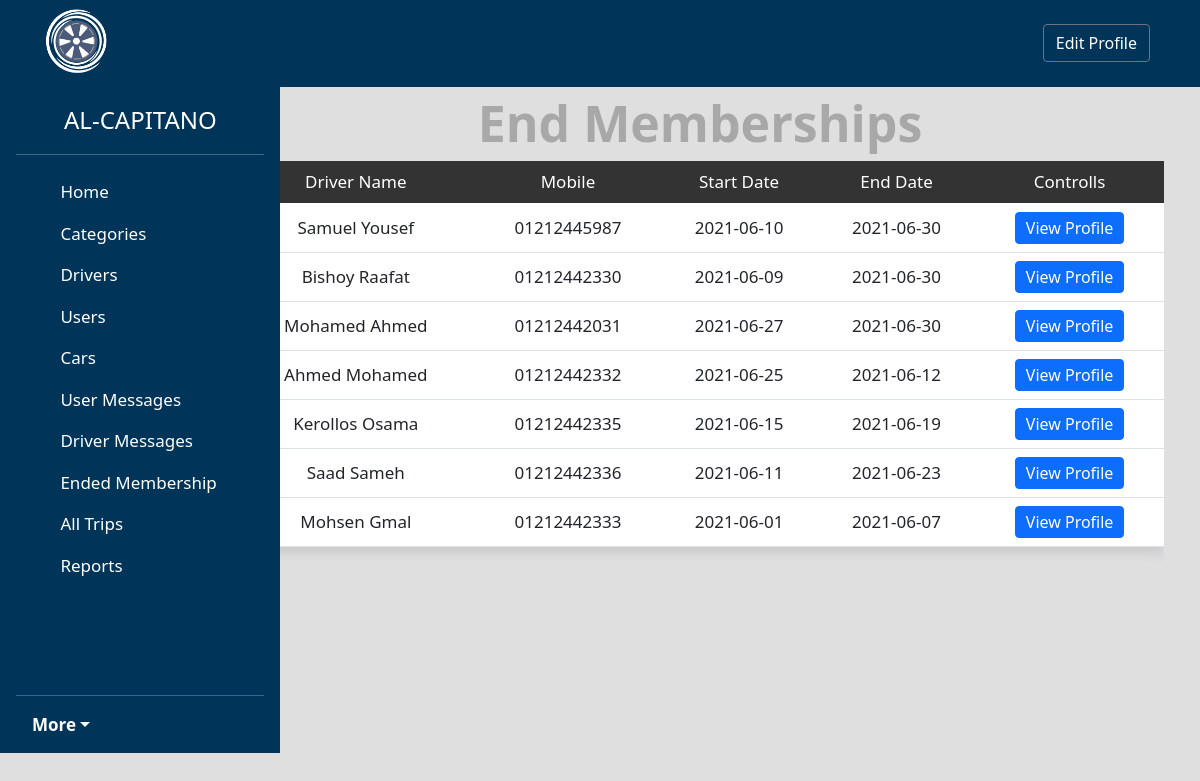
The page /admin/membership.php (signed in) on the database its author committed.
### tables this page shows
CREATE TABLE `memberships` (
  `Membership_ID` int(11) NOT NULL,
  `Start_Date_Of_Membership` varchar(255) NOT NULL,
  `End_Date_Of_Membership` varchar(255) NOT NULL,
  `Cost_Of_Membership` varchar(255) NOT NULL,
  `DriverID` int(11) NOT NULL
);

CREATE TABLE `drivers` (
  `Driver_ID` int(11) NOT NULL,
  `First_Name` varchar(255) NOT NULL,
  `Last_Name` varchar(255) NOT NULL,
  `Mobile` varchar(255) NOT NULL,
  `Age` int(11) NOT NULL,
  `Country` varchar(255) NOT NULL,
  `National_ID` varchar(255) NOT NULL COMMENT 'rkm l bta2a',
  `License_ID` varchar(255) NOT NULL,
  `Driver_Image` varchar(255) NOT NULL,
  `Reg_Date` timestamp NOT NULL DEFAULT current_timestamp(),
  `UserID` int(11) NOT NULL
);

### admin/includes/functions/model.php (called while the page is built, shortened)
<?php
class model
{
    function joins($chooserow, $inner)
    {
        global $conn;
        $table = get_class($this);
        $stmt = $conn->prepare("  SELECT $table.*, $chooserow FROM $table $inner
        ");
        $stmt->execute();
        $data = $stmt->fetchAll();
        return $data;
    }
}

### admin/membership.php (the view, shortened to what this page needs)
<?php
if (isset($_SESSION['admin'])) {
    include('int.php');
    $memberObject = new memberships();
    if (isset($_GET['do'])) {
        $do = $_GET['do'];
    } else {
        $do = 'manage';
    }
    if ($do == 'manage') {
        $members = $memberObject->joins(
            "drivers.First_Name  AS fname, drivers.Last_Name  AS lname, drivers.Mobile   AS Mobile, drivers.UserID AS id",
        "INNER JOIN drivers ON drivers.Driver_ID = memberships.DriverID");
        $ldate = date("Y-m-d");
    ?>
        <h1 class="text-center edit">end memberships</h1>
        <div class="container ">
            <div class="table-responsive driver-table">
                <table class="table main-table text-center  ">
                    <thead>
                        <tr>
                            <td class=""> Driver Name </td>
                            <td class=""> Mobile </td>
                            <td class=""> start Date </td>
                            <td class=""> end date </td>
                            <td class=""> controlls </td>
                        </tr>
                    </thead>
                    <tbody>
                        <?php
                        foreach ($members as $member) {
                            $edate = $member['End_Date_Of_Membership'];
                            $test = strtotime($edate);
                            $finalDate = date("Y-m-d", $test);
                            if ($ldate > $finalDate) {
                        ?>
                                <tr>
                                    <td><?php echo $member['fname'] . ' ' . $member['lname'] ?></td>
                                    <td><?php echo $member['Mobile'] ?></td>
                                    <td><?php echo $member['Start_Date_Of_Membership'] ?></td>
                                    <td><?php echo $member['End_Date_Of_Membership'] ?></td>
                                    <td><a href="drivers.php?do=view&driverid=<?php echo $member['id'] ?>" class="btn btn-primary">view profile</a></td>
                                </tr>
                        <?php
                            }
                        }
                        ?>
                    </tbody>
                </table>
            </div>
        </div>
<?php
    }
    include $tpl . ('footer.php');
} else {
    header('location: ../prehome.php');
    exit();
}

### admin/layout/css/back.css (style rules this page uses)
* { text-transform: capitalize !important; }
body { background-color: rgb(223, 223, 223) !important; font-size: 17px; }
a { text-decoration: none; color: black; }
.btn { color: white; }
.edit { color: rgb(168, 168, 168); margin-top: 30px; font-size: 50px; font-weight: 700; }
.main-table { box-shadow: 0 7px 9px #ccc; }
.main-table tbody td { background-color: #fff; vertical-align: middle !important; }
.main-table thead { background-color: #333; color: #fff; }
.main-table .btn { padding: 3px 10px !important; }

### rows shown on the page
memberships: DriverID.First_Name "Samuel", DriverID.Last_Name "Yousef", DriverID.Mobile "01212445987", Start_Date_Of_Membership "2021-06-10", End_Date_Of_Membership "2021-06-30"
memberships: DriverID.First_Name "Bishoy", DriverID.Last_Name "Raafat", DriverID.Mobile "01212442330", Start_Date_Of_Membership "2021-06-09", End_Date_Of_Membership "2021-06-30"
memberships: DriverID.First_Name "Mohamed", DriverID.Last_Name "Ahmed", DriverID.Mobile "01212442031", Start_Date_Of_Membership "2021-06-27", End_Date_Of_Membership "2021-06-30"
memberships: DriverID.First_Name "Ahmed", DriverID.Last_Name "Mohamed", DriverID.Mobile "01212442332", Start_Date_Of_Membership "2021-06-25", End_Date_Of_Membership "2021-06-12"
memberships: DriverID.First_Name "Kerollos", DriverID.Last_Name "Osama", DriverID.Mobile "01212442335", Start_Date_Of_Membership "2021-06-15", End_Date_Of_Membership "2021-06-19"
memberships: DriverID.First_Name "Saad", DriverID.Last_Name "Sameh", DriverID.Mobile "01212442336", Start_Date_Of_Membership "2021-06-11", End_Date_Of_Membership "2021-06-23"
memberships: DriverID.First_Name "Mohsen", DriverID.Last_Name "Gmal", DriverID.Mobile "01212442333", Start_Date_Of_Membership "2021-06-01", End_Date_Of_Membership "2021-06-07"
